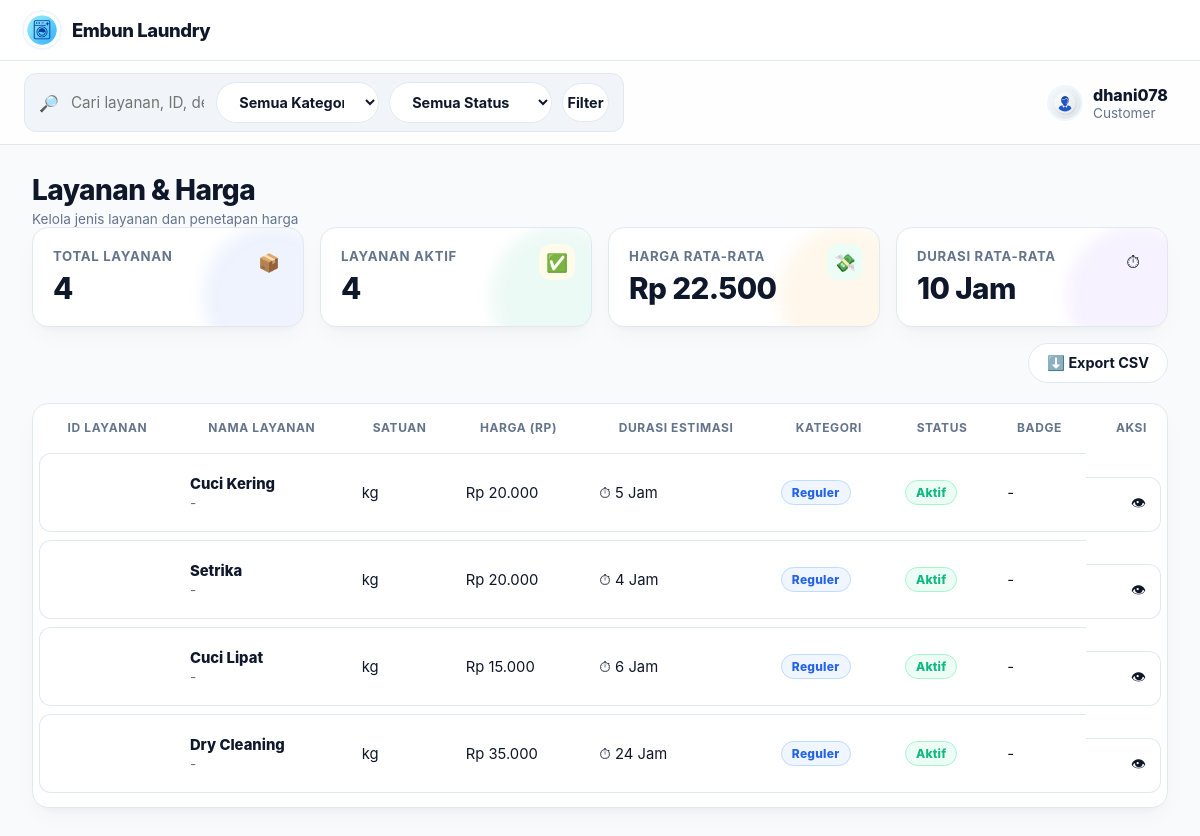
Screenshot of /layanan.php (signed in) with the database file from the repository.
### tables this page shows
CREATE TABLE `services` (
  `id` int(11) NOT NULL,
  `code` varchar(20) DEFAULT NULL,
  `name` varchar(80) NOT NULL,
  `description` text DEFAULT NULL,
  `unit` varchar(20) NOT NULL DEFAULT 'kg',
  `price` int(11) NOT NULL,
  `duration_hours` int(11) NOT NULL,
  `category` varchar(20) NOT NULL DEFAULT 'Reguler',
  `is_popular` tinyint(1) NOT NULL DEFAULT 0,
  `is_active` tinyint(1) NOT NULL DEFAULT 1,
  `badge` varchar(30) DEFAULT NULL,
  `created_at` timestamp NOT NULL DEFAULT current_timestamp(),
  `updated_at` datetime NOT NULL DEFAULT current_timestamp() ON UPDATE current_timestamp()
);

### config.php (called while the page is built, shortened)
<?php
if (!function_exists('h')) {
  function h($s) { return htmlspecialchars($s ?? '', ENT_QUOTES, 'UTF-8'); }
}
if (!function_exists('rupiah')) {
  function rupiah($angka) { return 'Rp ' . number_format((float)$angka, 0, ',', '.'); }
}

### layanan.php (the view, shortened to what this page needs)
<?php
require_once __DIR__ . '/config.php';
if (!function_exists('avatar_url_dash')) {
  function avatar_url_dash($uid){
    $base = 'uploads/avatars';
    foreach (['jpg','jpeg','png','webp'] as $ext){
      $p = __DIR__ . "/$base/$uid.$ext";
    }
    return 'img/avatar-placeholder.png';
  }
}
$AVATAR = avatar_url_dash((int)($_SESSION['user_id'] ?? 0));
$q      = trim($_GET['q'] ?? '');
$kpi = ['total'=>0,'active'=>0,'avg_price'=>0,'avg_hours'=>0];
$kpi['total']  = (int)($mysqli->query("SELECT COUNT(*) c FROM services")->fetch_assoc()['c'] ?? 0);
$kpi['active'] = (int)($mysqli->query("SELECT COUNT(*) c FROM services WHERE is_active=1")->fetch_assoc()['c'] ?? 0);
$r = $mysqli->query("SELECT ROUND(AVG(price)) ap, ROUND(AVG(NULLIF(duration_hours,0))) ah FROM services WHERE is_active=1");
if ($r){
  $tmp=$r->fetch_assoc();
  $kpi['avg_price']=(int)($tmp['ap']??0);
  $kpi['avg_hours']=(int)($tmp['ah']??0);
}
$sql = "SELECT id, code, name, description, unit, price,
               duration_hours AS est_hours,
               category, is_active, is_popular, badge, created_at, updated_at
        FROM services
        WHERE 1 ";
$sql.=" ORDER BY is_active DESC, id ASC LIMIT 300";
$st = $mysqli->prepare($sql);
$st->execute(); $res=$st->get_result();
$rows=[]; while($r=$res->fetch_assoc()) $rows[]=$r; $st->close();
?>
<!doctype html>
<html lang="id">
<head>
<link rel="stylesheet" href="assets/style.css"/>
</head>
<body>
<div class="wrap">
  <aside class="sidebar">
    <div class="brand">
      <img src="img/Logo.png" alt="Embun Laundry" class="logo-img" width="36" height="36" decoding="async" fetchpriority="high"/>
      <div class="name">Embun Laundry</div>
    </div>
  </aside>
  <section class="main">
    <div class="topbar">
      <div class="topbar-inner">
        <div class="search">🔎
          <form style="display:flex;gap:10px;align-items:center;width:100%" method="get">
            <input type="text" name="q" value="<?= h($q) ?>" placeholder="Cari layanan, ID, deskripsi…" />
            <select name="cat" class="btn">
              <option value="">Semua Kategori</option>
            </select>
            <select name="status" class="btn">
              <option value="">Semua Status</option>
            </select>
            <button class="btn">Filter</button>
          </form>
        </div>
        <div class="user" id="userArea">
          <img src="<?= h($AVATAR) ?>" alt="Avatar" class="avatar-img" id="userMenuBtn" width="34" height="34" loading="lazy"/>
          <div>
            <div style="font-weight:800"><?= h($_SESSION['user_name']) ?></div>
            <div class="sub"><?= h($_SESSION['user_role']) ?></div>
          </div>
        </div>
      </div>
    </div>
    <div class="content">
      <div class="h1">Layanan & Harga</div>
      <div class="sub">Kelola jenis layanan dan penetapan harga</div>
      <div class="kpis">
        <div class="kpi"><div class="title">Total Layanan</div><div class="val"><?= (int)$kpi['total'] ?></div><div class="mini">📦</div><div class="blob bl-blue"></div></div>
        <div class="kpi"><div class="title">Layanan Aktif</div><div class="val"><?= (int)$kpi['active'] ?></div><div class="mini">✅</div><div class="blob bl-green"></div></div>
        <div class="kpi"><div class="title">Harga Rata-rata</div><div class="val"><?= rupiah($kpi['avg_price']) ?></div><div class="mini">💸</div><div class="blob bl-amber"></div></div>
        <div class="kpi"><div class="title">Durasi Rata-rata</div><div class="val"><?= (int)$kpi['avg_hours'] ?> Jam</div><div class="mini">⏱</div><div class="blob bl-violet"></div></div>
      </div>
      <div class="toolbar" style="justify-content:flex-end">
        <button class="btn" id="btnExport">⬇️ Export CSV</button>
      </div>
      <div class="card" style="padding:6px">
        <table class="table" id="tbl">
          <thead>
            <tr>
              <th>ID Layanan</th>
              <th>Nama Layanan</th>
              <th>Satuan</th>
              <th>Harga (Rp)</th>
              <th>Durasi Estimasi</th>
              <th>Kategori</th>
              <th>Status</th>
              <th>Badge</th>
              <th style="text-align:right">Aksi</th>
            </tr>
          </thead>
          <tbody>
          <?php foreach($rows as $r):
            $bc = $r['category']==='Premium'?'bd-prem':($r['category']==='Spesial'?'bd-sp':'bd-cat');
            $bs = $r['is_active']? 'bd-on':'bd-off';
          ?>
            <tr data-json='<?= h(json_encode($r)) ?>'>
              <td><?= h($r['code']) ?></td>
              <td>
                <div style="font-weight:800"><?= h($r['name']) ?></div>
                <div class="sub"><?= h($r['description'] ?: '-') ?></div>
              </td>
              <td><?= h($r['unit']) ?></td>
              <td><?= rupiah($r['price']) ?></td>
              <td>⏱ <?= (int)$r['est_hours'] ?> Jam</td>
              <td><span class="badge <?= $bc ?>"><?= h($r['category']) ?></span></td>
              <td>
                <span class="badge <?= $bs ?>"><?= $r['is_active']?'Aktif':'Nonaktif' ?></span>
              </td>
              <td><?= h($r['badge'] ?: '-') ?></td>
              <td class="actions" style="text-align:right;white-space:nowrap">
                <a href="#" class="act-view" title="Detail">👁</a>
              </td>
            </tr>
          <?php endforeach; if(!$rows): ?>
            <tr><td colspan="9" class="sub" style="text-align:center;padding:28px">Belum ada data sesuai filter.</td></tr>
          <?php endif; ?>
          </tbody>
        </table>
      </div>
    </div>
  </section>
</div>
</body>
</html>

### rows the page displays
services: name "Cuci Kering", description "-", unit "kg", price "Rp 20.000", duration_hours "5", category "Reguler", is_active "Aktif", badge "-"
services: name "Setrika", description "-", unit "kg", price "Rp 20.000", duration_hours "4", category "Reguler", is_active "Aktif", badge "-"
services: name "Cuci Lipat", description "-", unit "kg", price "Rp 15.000", duration_hours "6", category "Reguler", is_active "Aktif", badge "-"
services: name "Dry Cleaning", description "-", unit "kg", price "Rp 35.000", duration_hours "24", category "Reguler", is_active "Aktif", badge "-"

### other values shown
$_SESSION['user_name'] "dhani078"
$_SESSION['user_role'] "Customer"
$kpi['total'] "4"
$kpi['active'] "4"
rupiah($kpi['avg_price']) "Rp 22.500"
$kpi['avg_hours'] "10"
